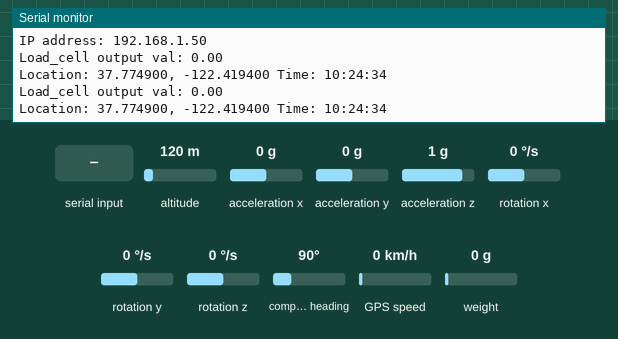
Recording of a sketch running on a simulated ESP8266 (NodeMCU). On the bench: the last lines printed to the serial monitor. The inputs (shaded band) are chosen by the test bench; at power-on: acceleration y 0 g, weight on the scale 0 g, altitude 120 m, acceleration x 0 g, acceleration z 1 g, rotation x 0 °/s, rotation y 0 °/s, rotation z 0 °/s, compass heading 90°, GPS speed 0 km/h. WiFi joins after 1.5 s; servers stay silent unless stated; EEPROM starts erased; the GPS gets a fix after 3 s at 37.7749, -122.4194 with 8 satellites.

Above: at 5.1 s.
5.2 s: acceleration y set to -1.4 g
At 5.63 s:
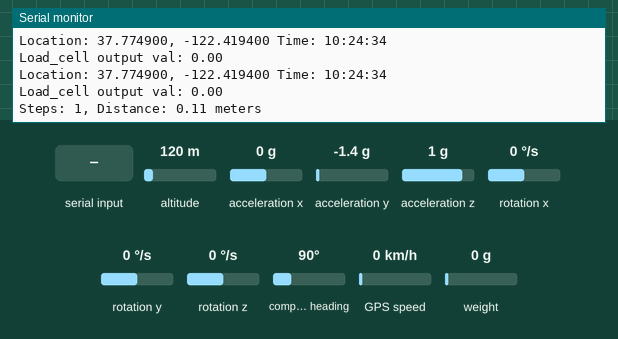
6.8 s: "t" received over Serial
8.5 s: weight on the scale set to 100 g
At 9.01 s:
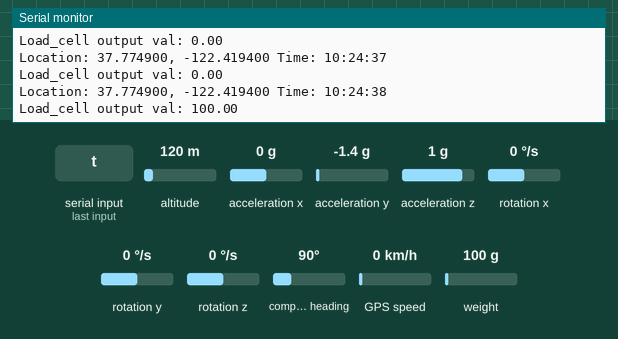
10.0 s: acceleration y set to -0.8 g
At 10.01 s:
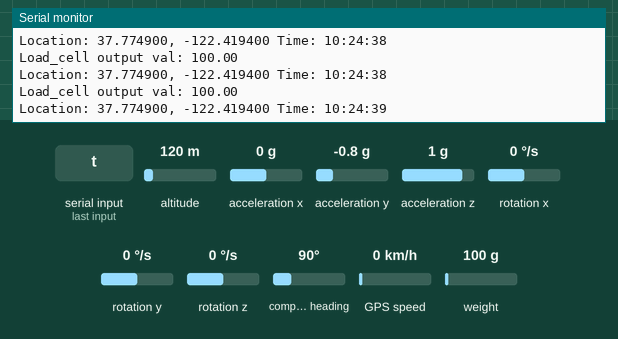
11.5 s: weight on the scale set to 1250 g
At 11.64 s:
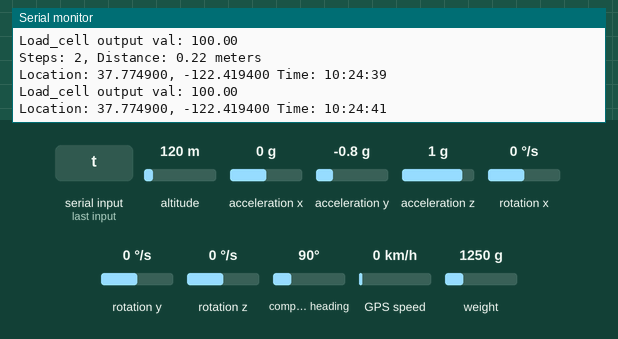
Timing chart, 0 to 14.0 s (numbered marks = the images above; inputs shaded):
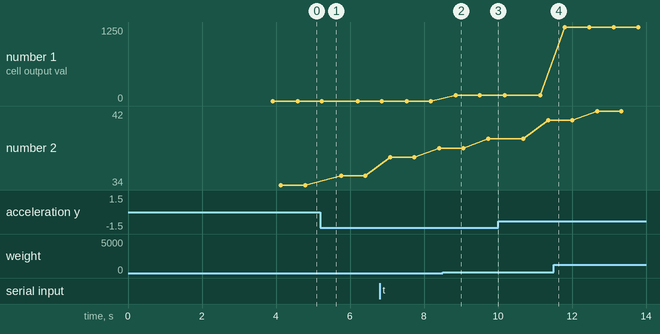

Measured:
- after the input at 5.2 s, the serial monitor: prints a new line after 0.19 s (image 1)
- after the input at 8.5 s, the serial monitor: prints a new line after 0.36 s (image 2)
- plotted number 1: 0 → 100 after the input at 8.5 s, 100 → 1250 after the input at 11.5 s

The sketch:

smart_walker.ino
```cpp
#include <HX711_ADC.h>
#include <EEPROM.h>
#include <Wire.h>
#include <MPU6050.h>
#include <TinyGPS++.h>
#include <SoftwareSerial.h>
#include <ESP8266WiFi.h>
#include <ESP8266WebServer.h>
#include <FirebaseESP8266.h>

// Load Cell Pins (ESP8266):
const int HX711_dout = D7; // ESP8266 GPIO pin connected to HX711 DOUT
const int HX711_sck = D8;  // ESP8266 GPIO pin connected to HX711 SCK

// HX711 constructor:
HX711_ADC LoadCell(HX711_dout, HX711_sck);

const int calVal_eepromAddress = 0;
unsigned long t = 0;

// MPU6050 setup
MPU6050 mpu;
const int stepsPerMeter = 9; // 9 steps per meter
volatile int stepCount = 0;
float distance = 0.0;
const int accelerationThreshold = 1500; // Lower threshold for more sensitivity
const unsigned long stepInterval = 100; // Shorter interval for faster step detection

// GPS setup
static const int RXPin = D2, TXPin = D1; // Use GPIO4 (D2) for RX, and GPIO5 (D1) for TX
static const uint32_t GPSBaud = 9600;
TinyGPSPlus gps;
SoftwareSerial ss(RXPin, TXPin);

// WiFi credentials
const char* ssid = "WE_4C6BBA";
const char* password = "d0281505";

// Firebase setup
#define FIREBASE_HOST "https://grud-771b5-default-rtdb.firebaseio.com/"
#define FIREBASE_AUTH "AIzaSyBPvu_elFMFXsF59x1-cf9hfO1F6_-8J14"

FirebaseData firebaseData;
FirebaseAuth firebaseAuth;
FirebaseConfig firebaseConfig;

void setup() {
  Serial.begin(115200);
  delay(10);

  // Load Cell setup
  float calibrationValue;
  EEPROM.begin(512);
  EEPROM.get(calVal_eepromAddress, calibrationValue);
  LoadCell.begin();
  unsigned long stabilizingTime = 2000;
  boolean _tare = true;
  LoadCell.start(stabilizingTime, _tare);
  if (LoadCell.getTareTimeoutFlag()) {
    Serial.println("Timeout, check MCU>HX711 wiring and pin designations");
  } else {
    LoadCell.setCalFactor(-55);
    Serial.println("Startup is complete");
  }
  while (!LoadCell.update());
  Serial.print("Calibration value: ");
  Serial.println(LoadCell.getCalFactor());

  // MPU6050 setup
  Wire.begin(12, 14);
  mpu.initialize();
  if (!mpu.testConnection()) {
    Serial.println("MPU6050 connection failed!");
    while (1);
  } else {
    Serial.println("MPU6050 connected.");
  }
  mpu.setDLPFMode(MPU6050_DLPF_BW_5);
  mpu.setRate(4);

  // GPS setup
  ss.begin(GPSBaud);

  // WiFi setup
  WiFi.begin(ssid, password);
  Serial.print("Connecting to Wi-Fi");
  while (WiFi.status() != WL_CONNECTED) {
    delay(500);
    Serial.print(".");
  }
  Serial.println("Connected!");
  Serial.print("IP address: ");
  Serial.println(WiFi.localIP());

  // Firebase setup
  firebaseConfig.host = FIREBASE_HOST;
  firebaseConfig.signer.tokens.legacy_token = FIREBASE_AUTH;
  Firebase.begin(&firebaseConfig, &firebaseAuth);
  Firebase.reconnectWiFi(true);
}

void loop() {
  // Load Cell
  static boolean newDataReady = 0;
  const int serialPrintInterval = 500;
  if (LoadCell.update()) newDataReady = true;
  if (newDataReady) {
    if (millis() > t + serialPrintInterval) {
      float weight = LoadCell.getData();
      Serial.print("Load_cell output val: ");
      Serial.println(weight);
      newDataReady = 0;
      t = millis();
      // Send weight to Firebase
      Firebase.setFloat(firebaseData, "/sensors/weight", weight);
    }
  }
  if (Serial.available() > 0) {
    char inByte = Serial.read();
    if (inByte == 't') LoadCell.tareNoDelay();
  }
  if (LoadCell.getTareStatus() == true) {
    Serial.println("Tare complete");
  }

  // MPU6050
  int16_t ax, ay, az;
  int16_t gx, gy, gz;
  mpu.getMotion6(&ax, &ay, &az, &gx, &gy, &gz);
  if (detectStep(ax, ay, az)) {
    stepCount++;
    distance = stepCount / float(stepsPerMeter);
    Serial.print("Steps: ");
    Serial.print(stepCount);
    Serial.print(", Distance: ");
    Serial.print(distance);
    Serial.println(" meters");
    // Send step count and distance to Firebase
    Firebase.setInt(firebaseData, "/sensors/steps", stepCount);
    Firebase.setFloat(firebaseData, "/sensors/distance", distance);
  }
  delay(50);
// GPS
  while (ss.available() > 0) {
    gps.encode(ss.read());
  }
  if (millis() > 5000 && gps.charsProcessed() < 10) {
    Serial.println("No GPS detected: check wiring.");
    delay(5000);
  }
  if (gps.location.isValid()) {
    double lat = gps.location.lat();
    double lng = gps.location.lng();
    String timestamp = String(gps.time.hour()) + ":" + String(gps.time.minute()) + ":" + String(gps.time.second());
    Serial.print("Location: ");
    Serial.print(lat, 6);
    Serial.print(", ");
    Serial.print(lng, 6);
    Serial.print(" Time: ");
    Serial.println(timestamp);
    // Send GPS data to Firebase
    Firebase.setFloat(firebaseData, "/sensors/location/latitude", lat);
    Firebase.setFloat(firebaseData, "/sensors/location/longitude", lng);
    Firebase.setString(firebaseData, "/sensors/location/timestamp", timestamp);
  }
}

bool detectStep(int16_t ax, int16_t ay, int16_t az) {
  static int16_t prevAy = 0;
  static unsigned long prevStepTime = 0;
  unsigned long currentTime = millis();
  int16_t deltaAy = abs(ay - prevAy);
  if (deltaAy > accelerationThreshold && (currentTime - prevStepTime) > stepInterval) {
    prevStepTime = currentTime;
    prevAy = ay;
    return true;
  }
  prevAy = ay;
  return false;
}
```
